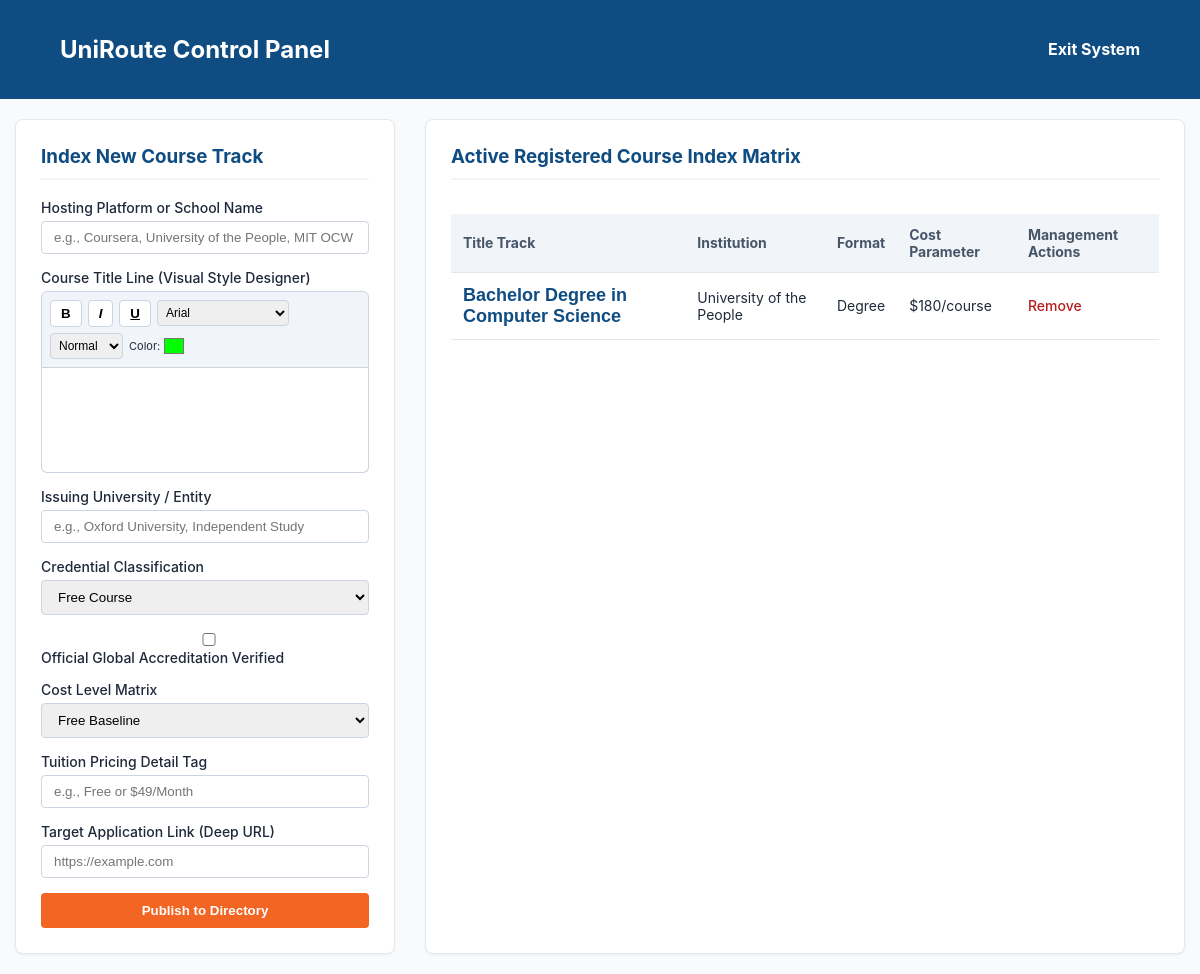
/admin/dashboard (signed in), run on an earlier commit of the app's database.
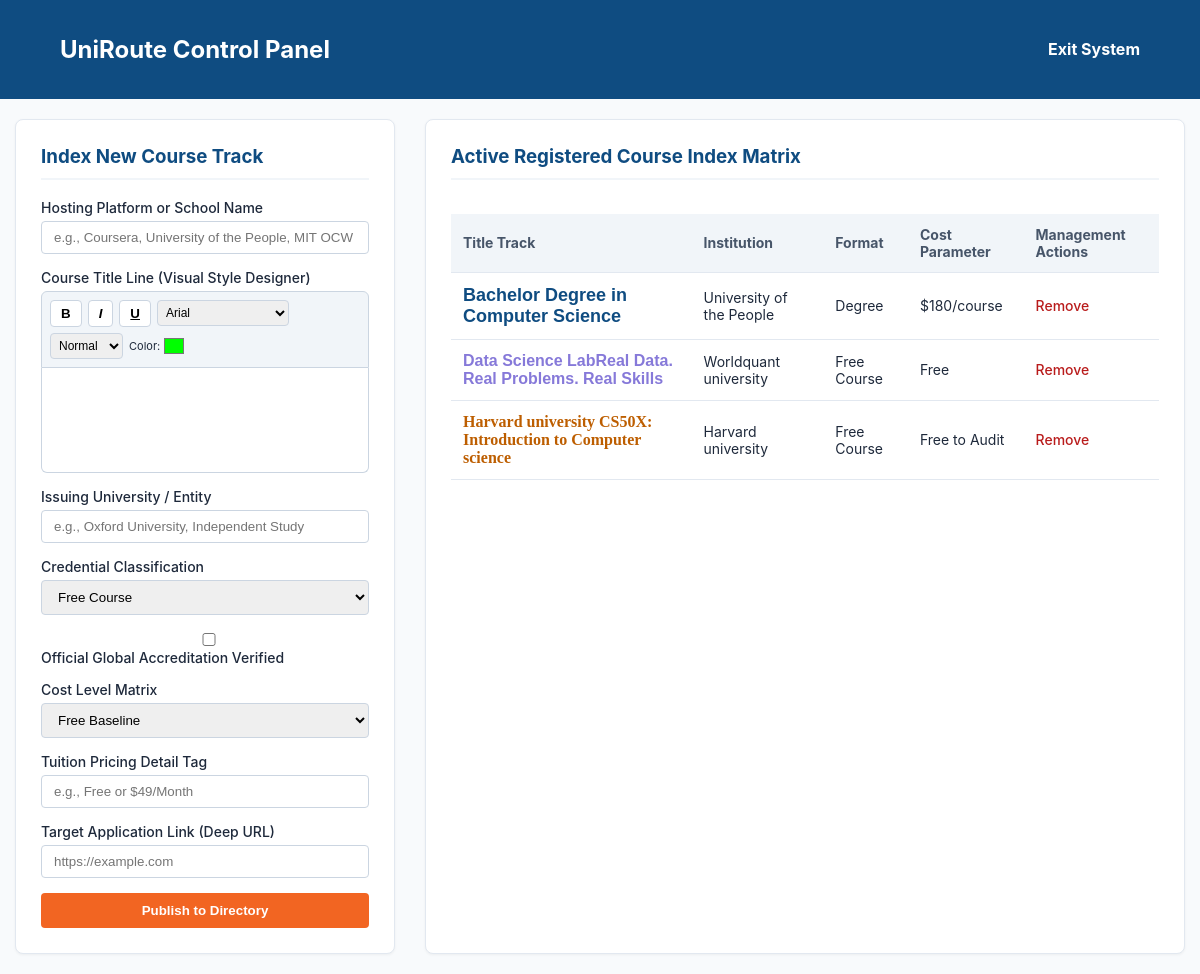
And on a later commit of the database.
### tables this page shows
CREATE TABLE courses (
    id INTEGER PRIMARY KEY AUTOINCREMENT,
    platform_id INTEGER,
    title TEXT NOT NULL,
    provider_institution TEXT,
    credential_type TEXT NOT NULL,
    is_accredited BOOLEAN NOT NULL DEFAULT 0,
    cost_status TEXT NOT NULL,
    price_detail TEXT,
    direct_link TEXT NOT NULL,
    FOREIGN KEY(platform_id) REFERENCES platforms(id)
);

### app.py (the view)
@app.route('/admin/dashboard')
def admin_dashboard():
    if not session.get('logged_in'):
        return redirect('/admin-portal')
    conn = get_db_connection()
    courses = conn.execute('SELECT * FROM courses').fetchall()
    conn.close()
    return render_template('dashboard.html', courses=courses, platforms=[])

### app.py (called while the page is built)
def get_db_connection():
    conn = sqlite3.connect(app.config['DATABASE'])
    conn.row_factory = sqlite3.Row
    return conn

### templates/dashboard.html (shortened to what the changed rows need)
<!DOCTYPE html>
<html lang="en">
<head>
</head>
<body>
    <nav>
        <h2>UniRoute Control Panel</h2>
    </nav>
    <div class="main-container">
        <div class="panel-box">
            <div class="table-responsive">
                <table>
                    <thead>
                        <tr>
                            <th>Title Track</th>
                            <th>Institution</th>
                            <th>Format</th>
                            <th>Cost Parameter</th>
                            <th>Management Actions</th>
                        </tr>
                    </thead>
                    <tbody>
                        {% for course in courses %}
                        <tr>
                            <td><strong>{{ course.title | safe }}</strong></td>
                            <td>{{ course.provider_institution }}</td>
                            <td>{{ course.credential_type }}</td>
                            <td>{{ course.price_detail }}</td>
                            <td><a href="/admin/delete-course/{{ course.id }}" class="delete-link" onclick="return confirm('Purge this target program track entry permanently?');">Remove</a></td>
                        </tr>
                        {% endfor %}
                    </tbody>
                </table>
            </div>
        </div>
    </div>
</body>
</html>

What changed in the data, as far as the page shows it:
added courses: title "Data Science LabReal Data. Real Problems. Real Skills", provider_institution "Worldquant university", credential_type "Free Course", price_detail "Free"
added courses: title "Harvard university CS50X: Introduction to Computer science", provider_institution "Harvard university", credential_type "Free Course", price_detail "Free to Audit"
